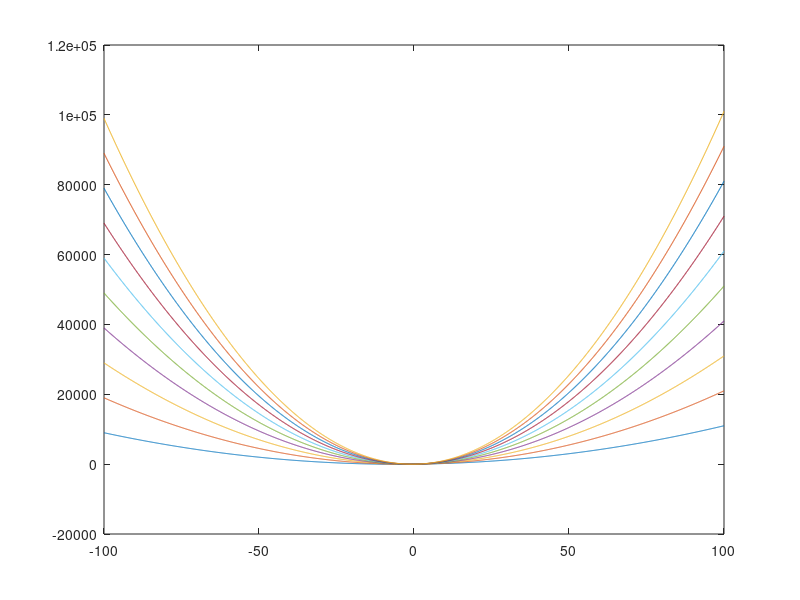

MATLAB code for this plot:
clear;

% y = ax**2 + bx + c
a = 2;
b = 10;
c = -10;

x = -100:.1:100;

f_quad = @(x,a1,b1,c1) a1 * x.^2 + b1*x + c1;

% y1 = a * x.^2 + b*x + c;
y1 = f_quad(x,a,b,c);

for i = 1:10
    y = f_quad(x,i,b,c);
    plot(x,y);
    hold on;
end



